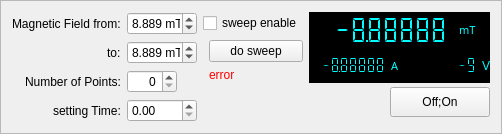
<?xml version="1.0" encoding="UTF-8"?>
<ui version="4.0">
 <class>Frame</class>
 <widget class="QFrame" name="Frame">
  <property name="geometry">
   <rect>
    <x>0</x>
    <y>0</y>
    <width>502</width>
    <height>124</height>
   </rect>
  </property>
  <property name="windowTitle">
   <string>Frame</string>
  </property>
  <property name="toolTip">
   <string>click for measure voltage/current</string>
  </property>
  <property name="frameShape">
   <enum>QFrame::StyledPanel</enum>
  </property>
  <property name="frameShadow">
   <enum>QFrame::Raised</enum>
  </property>
  <layout class="QHBoxLayout" name="horizontalLayout_2">
   <item>
    <layout class="QFormLayout" name="formLayout_2">
     <property name="labelAlignment">
      <set>Qt::AlignRight|Qt::AlignTrailing|Qt::AlignVCenter</set>
     </property>
     <item row="0" column="0">
      <widget class="QSplitter" name="splitter">
       <property name="enabled">
        <bool>true</bool>
       </property>
       <property name="autoFillBackground">
        <bool>true</bool>
       </property>
       <property name="lineWidth">
        <number>0</number>
       </property>
       <property name="orientation">
        <enum>Qt::Horizontal</enum>
       </property>
       <property name="handleWidth">
        <number>0</number>
       </property>
       <widget class="QLabel" name="Lfunction">
        <property name="lineWidth">
         <number>0</number>
        </property>
        <property name="text">
         <string>Magnetic Field</string>
        </property>
       </widget>
       <widget class="QLabel" name="Lfrom">
        <property name="lineWidth">
         <number>0</number>
        </property>
        <property name="text">
         <string> from:</string>
        </property>
        <property name="indent">
         <number>0</number>
        </property>
       </widget>
      </widget>
     </item>
     <item row="0" column="1">
      <widget class="QSplitter" name="splitter_6">
       <property name="lineWidth">
        <number>1</number>
       </property>
       <property name="orientation">
        <enum>Qt::Horizontal</enum>
       </property>
       <widget class="QDoubleSpinBox" name="MQTT_SET_mField">
        <property name="enabled">
         <bool>true</bool>
        </property>
        <property name="sizePolicy">
         <sizepolicy hsizetype="Maximum" vsizetype="Fixed">
          <horstretch>0</horstretch>
          <verstretch>0</verstretch>
         </sizepolicy>
        </property>
        <property name="maximumSize">
         <size>
          <width>100</width>
          <height>16777215</height>
         </size>
        </property>
        <property name="suffix">
         <string> mT</string>
        </property>
        <property name="decimals">
         <number>3</number>
        </property>
        <property name="minimum">
         <double>-99.998999999999995</double>
        </property>
        <property name="maximum">
         <double>99.998999999999995</double>
        </property>
        <property name="singleStep">
         <double>1.000000000000000</double>
        </property>
        <property name="value">
         <double>8.888999999999999</double>
        </property>
       </widget>
      </widget>
     </item>
     <item row="1" column="0">
      <widget class="QLabel" name="Lto">
       <property name="text">
        <string>to:</string>
       </property>
      </widget>
     </item>
     <item row="1" column="1">
      <widget class="QSplitter" name="splitter_7">
       <property name="orientation">
        <enum>Qt::Horizontal</enum>
       </property>
       <widget class="QDoubleSpinBox" name="MQTT_sweepto">
        <property name="enabled">
         <bool>true</bool>
        </property>
        <property name="sizePolicy">
         <sizepolicy hsizetype="Maximum" vsizetype="Fixed">
          <horstretch>0</horstretch>
          <verstretch>0</verstretch>
         </sizepolicy>
        </property>
        <property name="maximumSize">
         <size>
          <width>100</width>
          <height>16777215</height>
         </size>
        </property>
        <property name="suffix">
         <string> mT</string>
        </property>
        <property name="decimals">
         <number>3</number>
        </property>
        <property name="minimum">
         <double>-99.998999999999995</double>
        </property>
        <property name="singleStep">
         <double>1.000000000000000</double>
        </property>
        <property name="value">
         <double>8.888999999999999</double>
        </property>
       </widget>
      </widget>
     </item>
     <item row="2" column="0">
      <widget class="QSplitter" name="splitter_8">
       <property name="orientation">
        <enum>Qt::Horizontal</enum>
       </property>
       <widget class="QLabel" name="Lpoints">
        <property name="lineWidth">
         <number>0</number>
        </property>
        <property name="text">
         <string>Number of Points:</string>
        </property>
        <property name="scaledContents">
         <bool>true</bool>
        </property>
       </widget>
      </widget>
     </item>
     <item row="2" column="1">
      <widget class="QSplitter" name="splitter_9">
       <property name="layoutDirection">
        <enum>Qt::LeftToRight</enum>
       </property>
       <property name="orientation">
        <enum>Qt::Horizontal</enum>
       </property>
       <widget class="QSpinBox" name="MQTT_points">
        <property name="enabled">
         <bool>true</bool>
        </property>
        <property name="sizePolicy">
         <sizepolicy hsizetype="Maximum" vsizetype="Fixed">
          <horstretch>0</horstretch>
          <verstretch>0</verstretch>
         </sizepolicy>
        </property>
        <property name="maximumSize">
         <size>
          <width>50</width>
          <height>16777215</height>
         </size>
        </property>
        <property name="alignment">
         <set>Qt::AlignRight|Qt::AlignTrailing|Qt::AlignVCenter</set>
        </property>
        <property name="maximum">
         <number>1000</number>
        </property>
       </widget>
      </widget>
     </item>
     <item row="3" column="1">
      <widget class="QDoubleSpinBox" name="MQTT_stime"/>
     </item>
     <item row="3" column="0">
      <widget class="QLabel" name="Lstime">
       <property name="text">
        <string>setting Time:</string>
       </property>
      </widget>
     </item>
    </layout>
   </item>
   <item>
    <layout class="QFormLayout" name="formLayout">
     <item row="1" column="0" colspan="2">
      <widget class="QCheckBox" name="sweep">
       <property name="enabled">
        <bool>true</bool>
       </property>
       <property name="minimumSize">
        <size>
         <width>0</width>
         <height>22</height>
        </size>
       </property>
       <property name="text">
        <string>sweep enable</string>
       </property>
      </widget>
     </item>
     <item row="2" column="1">
      <widget class="QPushButton" name="PBsweep">
       <property name="toolTip">
        <string>make a sweep from to  with a rise/fall time edge</string>
       </property>
       <property name="text">
        <string>do sweep</string>
       </property>
      </widget>
     </item>
     <item row="4" column="1">
      <widget class="QLabel" name="status">
       <property name="sizePolicy">
        <sizepolicy hsizetype="Minimum" vsizetype="Preferred">
         <horstretch>0</horstretch>
         <verstretch>0</verstretch>
        </sizepolicy>
       </property>
       <property name="styleSheet">
        <string notr="true">color: rgb(255, 0, 0);</string>
       </property>
       <property name="text">
        <string>error</string>
       </property>
      </widget>
     </item>
    </layout>
   </item>
   <item>
    <layout class="QVBoxLayout" name="verticalLayout_3">
     <property name="spacing">
      <number>4</number>
     </property>
     <property name="sizeConstraint">
      <enum>QLayout::SetDefaultConstraint</enum>
     </property>
     <item>
      <layout class="QVBoxLayout" name="verticalLayout">
       <property name="spacing">
        <number>0</number>
       </property>
       <property name="sizeConstraint">
        <enum>QLayout::SetMinimumSize</enum>
       </property>
       <item>
        <widget class="QSplitter" name="splitter_10">
         <property name="sizePolicy">
          <sizepolicy hsizetype="Expanding" vsizetype="Expanding">
           <horstretch>0</horstretch>
           <verstretch>0</verstretch>
          </sizepolicy>
         </property>
         <property name="lineWidth">
          <number>0</number>
         </property>
         <property name="orientation">
          <enum>Qt::Horizontal</enum>
         </property>
         <property name="handleWidth">
          <number>0</number>
         </property>
         <widget class="QLCDNumber" name="MQTT_GET_mField">
          <property name="autoFillBackground">
           <bool>false</bool>
          </property>
          <property name="styleSheet">
           <string notr="true">color: rgb(0, 255, 255);
background-color: rgb(0, 0, 0);</string>
          </property>
          <property name="frameShape">
           <enum>QFrame::NoFrame</enum>
          </property>
          <property name="smallDecimalPoint">
           <bool>true</bool>
          </property>
          <property name="digitCount">
           <number>8</number>
          </property>
          <property name="segmentStyle">
           <enum>QLCDNumber::Flat</enum>
          </property>
          <property name="value" stdset="0">
           <double>-8.888880000000000</double>
          </property>
         </widget>
         <widget class="QLabel" name="si1">
          <property name="maximumSize">
           <size>
            <width>35</width>
            <height>16777215</height>
           </size>
          </property>
          <property name="font">
           <font>
            <family>Sans Serif</family>
            <pointsize>8</pointsize>
            <weight>50</weight>
            <italic>false</italic>
            <bold>false</bold>
           </font>
          </property>
          <property name="styleSheet">
           <string notr="true">color: rgb(0, 255, 255);
background-color: rgb(0, 0, 0);</string>
          </property>
          <property name="frameShadow">
           <enum>QFrame::Plain</enum>
          </property>
          <property name="lineWidth">
           <number>0</number>
          </property>
          <property name="text">
           <string>mT</string>
          </property>
          <property name="scaledContents">
           <bool>false</bool>
          </property>
          <property name="alignment">
           <set>Qt::AlignLeading|Qt::AlignLeft|Qt::AlignVCenter</set>
          </property>
          <property name="indent">
           <number>0</number>
          </property>
         </widget>
        </widget>
       </item>
       <item>
        <widget class="QSplitter" name="splitter_11">
         <property name="sizePolicy">
          <sizepolicy hsizetype="Expanding" vsizetype="Expanding">
           <horstretch>0</horstretch>
           <verstretch>0</verstretch>
          </sizepolicy>
         </property>
         <property name="lineWidth">
          <number>0</number>
         </property>
         <property name="orientation">
          <enum>Qt::Horizontal</enum>
         </property>
         <property name="handleWidth">
          <number>0</number>
         </property>
         <widget class="QLCDNumber" name="MQTT_GET_current">
          <property name="autoFillBackground">
           <bool>false</bool>
          </property>
          <property name="styleSheet">
           <string notr="true">color: rgb(0, 255, 255);
background-color: rgb(0, 0, 0);</string>
          </property>
          <property name="frameShape">
           <enum>QFrame::NoFrame</enum>
          </property>
          <property name="lineWidth">
           <number>0</number>
          </property>
          <property name="smallDecimalPoint">
           <bool>true</bool>
          </property>
          <property name="digitCount">
           <number>8</number>
          </property>
          <property name="segmentStyle">
           <enum>QLCDNumber::Flat</enum>
          </property>
          <property name="value" stdset="0">
           <double>-8.888880000000000</double>
          </property>
         </widget>
         <widget class="QLabel" name="si2">
          <property name="maximumSize">
           <size>
            <width>35</width>
            <height>16777215</height>
           </size>
          </property>
          <property name="font">
           <font>
            <family>Sans Serif</family>
            <pointsize>8</pointsize>
            <weight>50</weight>
            <italic>false</italic>
            <bold>false</bold>
           </font>
          </property>
          <property name="styleSheet">
           <string notr="true">color: rgb(0, 255, 255);
background-color: rgb(0, 0, 0);</string>
          </property>
          <property name="frameShadow">
           <enum>QFrame::Plain</enum>
          </property>
          <property name="lineWidth">
           <number>0</number>
          </property>
          <property name="text">
           <string>A</string>
          </property>
          <property name="scaledContents">
           <bool>false</bool>
          </property>
          <property name="alignment">
           <set>Qt::AlignLeading|Qt::AlignLeft|Qt::AlignVCenter</set>
          </property>
          <property name="indent">
           <number>0</number>
          </property>
         </widget>
         <widget class="QLCDNumber" name="MQTT_GET_voltage">
          <property name="styleSheet">
           <string notr="true">color: rgb(0, 255, 255);
background-color: rgb(0, 0, 0);</string>
          </property>
          <property name="frameShape">
           <enum>QFrame::NoFrame</enum>
          </property>
          <property name="lineWidth">
           <number>0</number>
          </property>
          <property name="smallDecimalPoint">
           <bool>true</bool>
          </property>
          <property name="digitCount">
           <number>8</number>
          </property>
          <property name="segmentStyle">
           <enum>QLCDNumber::Flat</enum>
          </property>
          <property name="value" stdset="0">
           <double>-8.888888000000000</double>
          </property>
          <property name="intValue" stdset="0">
           <number>-9</number>
          </property>
         </widget>
         <widget class="QLabel" name="si3">
          <property name="maximumSize">
           <size>
            <width>35</width>
            <height>16777215</height>
           </size>
          </property>
          <property name="styleSheet">
           <string notr="true">color: rgb(0, 255, 255);
background-color: rgb(0, 0, 0);</string>
          </property>
          <property name="lineWidth">
           <number>0</number>
          </property>
          <property name="text">
           <string>V</string>
          </property>
          <property name="indent">
           <number>0</number>
          </property>
         </widget>
        </widget>
       </item>
       <item>
        <widget class="QSplitter" name="scmpl">
         <property name="orientation">
          <enum>Qt::Horizontal</enum>
         </property>
         <property name="handleWidth">
          <number>0</number>
         </property>
        </widget>
       </item>
      </layout>
     </item>
     <item>
      <layout class="QHBoxLayout" name="horizontalLayout">
       <item>
        <spacer name="horizontalSpacer">
         <property name="orientation">
          <enum>Qt::Horizontal</enum>
         </property>
         <property name="sizeHint" stdset="0">
          <size>
           <width>60</width>
           <height>20</height>
          </size>
         </property>
        </spacer>
       </item>
       <item>
        <widget class="QPushButton" name="MQTT_onoff">
         <property name="minimumSize">
          <size>
           <width>100</width>
           <height>30</height>
          </size>
         </property>
         <property name="text">
          <string>Off;On</string>
         </property>
         <property name="checkable">
          <bool>true</bool>
         </property>
        </widget>
       </item>
      </layout>
     </item>
     <item>
      <spacer name="verticalSpacer_2">
       <property name="orientation">
        <enum>Qt::Vertical</enum>
       </property>
       <property name="sizeType">
        <enum>QSizePolicy::Minimum</enum>
       </property>
       <property name="sizeHint" stdset="0">
        <size>
         <width>17</width>
         <height>5</height>
        </size>
       </property>
      </spacer>
     </item>
    </layout>
   </item>
  </layout>
 </widget>
 <resources/>
 <connections/>
</ui>
